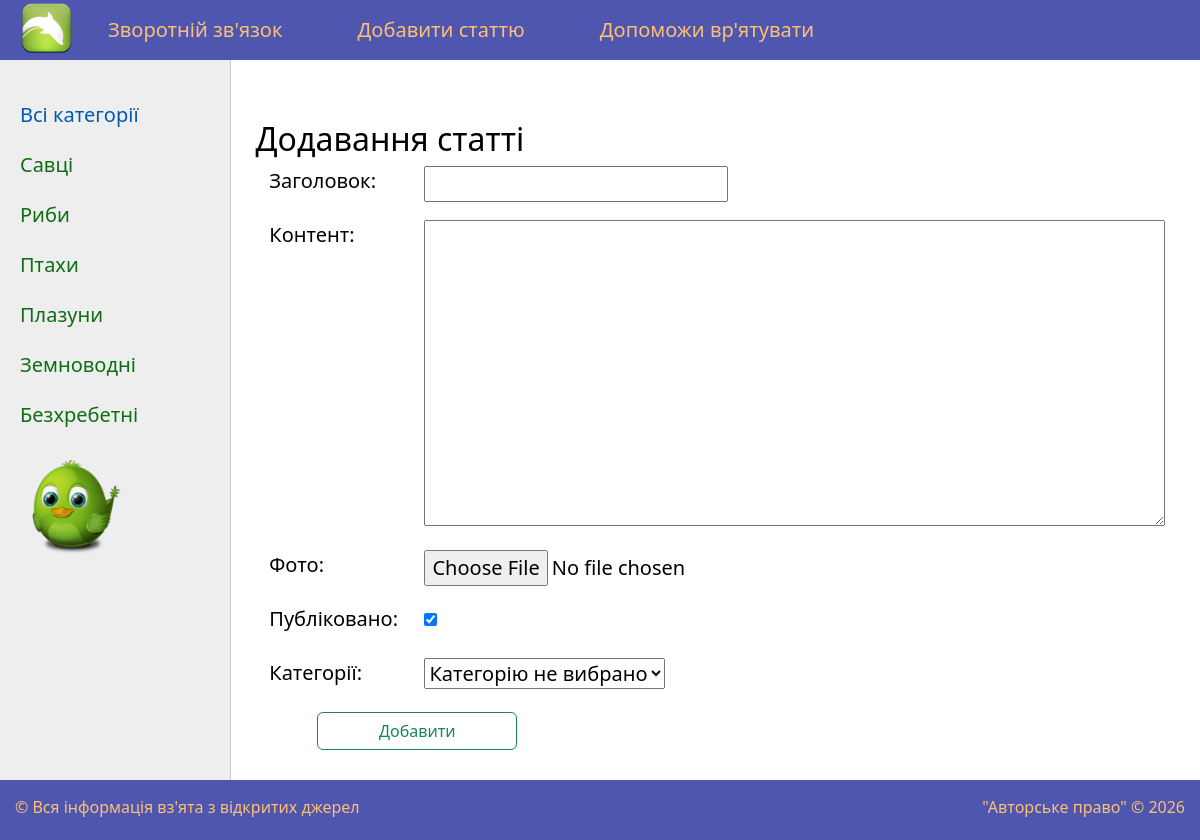
Screenshot of /add_page/ (signed in) with the database file from the repository.
### animal/models.py (models this page shows)
class Category(models.Model):
    name = models.CharField(max_length=100, db_index=True, verbose_name='Категорія')
    slug = models.SlugField(max_length=255, unique=True, db_index=True, verbose_name='URL')
    def __str__(self):
        return self.name
    def get_absolute_url(self):
        return reverse('category', kwargs={'cat_slug': self.slug})
    class Meta:
        verbose_name ='Категорії'
        verbose_name_plural = 'Категорії'
        ordering = ['id']

### animal/views.py (the view, shortened to what this page needs)
# urls.py: path('add_page/', AddPage.as_view(), name='add_page'),
class AddPage(LoginRequiredMixin, DataMixin, CreateView):
    form_class = AddPostForm
    template_name = 'animal/addpage.html'
    success_url = reverse_lazy('home')
    login_url = reverse_lazy('home')
    def get_context_data(self, *, object_list=None, **kwargs):
        context = super().get_context_data(**kwargs)
        c_def = self.get_user_context(title="Додавання статті", update_flag=False)
        return dict(list(context.items()) + list(c_def.items()))

### animal/forms.py (shortened to what this page needs)
class AddPostForm(forms.ModelForm):
    def __init__(self, *args, **kwargs):
        super().__init__(*args, **kwargs)
        self.fields['cat'].empty_label = 'Категорію не вибрано'  # міняємо властивість форми при створенні
    class Meta:
        model = Animal
        fields = ['title', 'content', 'photo', 'is_published', 'cat']
        widgets = {
            'content': forms.Textarea(attrs={'cols': 60, 'rows': 10}),
        }

### animal/utils.py (called while the page is built)
    def get_user_context(self, flag=True, **kwargs):
        context = kwargs
        cats = Category.objects.all()
        user_menu = menu.copy()
        if not self.request.user.is_authenticated:
            user_menu.pop(1)
        context['menu'] = user_menu
        context['cats'] = cats
        context['year'] = datetime.now().year
        if 'cat_selected' not in context and flag:
            context['cat_selected'] = 0
        return context

### animal/templates/animal/addpage.html (shortened to what this page needs)
{% extends 'animal/base.html' %}
{% block content %}
<h1>{{title}}</h1>
<form method="post" enctype="multipart/form-data">
    {% for f in form %}
    <p><label class="form-label" for="{{f.id_for_label}}">{{f.label}}:</label> {{f}}</p>
    {% endfor %}
    {% if post_info.owner == user.username and update_flag %}
    <button class="btn btn-outline-success sub" type = "submit">Обновити</button>
    {% else %}
    <button class="btn btn-outline-success sub" type = "submit">Добавити</button>
    {% endif %}
</form>
<br>
{% endblock %}

### animal/templates/animal/base.html (shortened to what this page needs)
<!DOCTYPE html>
{% load static %}
<html lang="uk">
<head>
    <link type="text/css" href="{% static 'animal/css/styles.css' %}" rel="stylesheet" />
    <link href="https://cdn.jsdelivr.net/npm/bootstrap@5.3.0/dist/css/bootstrap.min.css" rel="stylesheet">
</head>
<body>
<table id ="table-page" border=0 cellpadding="0" cellspacing="0">
<tr><td valign=top>
    <div id="header">
        <ul class="h_menu">
            <li class="logo"><a href="{% url 'home' %}"><div class="logo"></div></a></li>
            {% for m in menu %}
                <li ><a href="{% url m.url_name %}">{{m.title}}</a></li>
            {% endfor %}
        </ul>
    </div>
<table id="table-content" border=0 cellpadding="0" cellspacing="0">
<tr>
	<td valign="top" class="left-chapters">
	<ul id="leftchapters">
		{% if cat_selected == 0 %}
		<li class="selected">Всі категорії</li>
		{% else %}
		<li class="an"><a  href="{% url 'home' %}">Всі категорії</a></li>
		{% endif %}
        {% for c in cats %}
		{% if c.pk == cat_selected %}
		<li class="selected">{{ c.name }}</li>
		{% else %}
		<li  class="an"><a href="{{ c.get_absolute_url }}">{{ c.name }}</a></li>
		{% endif %}
		{% endfor %}
            <li class="animation"> </li>
        </ul>
    </td>
<td valign="top" class="content">
	<div class="content-text">
      {% block content %}
    {% endblock %}
	</div>
</td></tr></table>
</td></tr>
<tr><td valign=top>
    <div id ="footer">
        <p>&copy; Вся інформація вз'ята з відкритих джерел <span class="right">"Авторське право" &copy; {{ year }}</span></p>
    </div>
</td></tr></table>
</body>
</html>

### animal/static/animal/css/styles.css (style rules this page uses)
html, body { font-family: Comic Sans MS, Comic Sans, cursive; margin: 0; padding: 0; height: 100%; width: 100%; }
#header, #footer { background: #4f56b0; height: 60px; }
.logo { background: url('../images/logos.png') no-repeat; background-size: cover; width: 53px; height: 53px; transition: .3s; }
ul.h_menu { list-style: none; margin: 0; padding: 0; height: 55px; color: #fdc073; font-size: 20px; overflow: hidden; }
ul.h_menu li { float: left; margin: 15px 40px 0 35px; }
ul.h_menu li.logo { margin: 2px 0 0 20px; }
ul.h_menu li a { color: #fdc073; text-decoration: none; }
#table-page { width: 100%; height: 100%; vertical-align: top; }
#table-page tr { height: 100%; }
#table-content { width: 100%; min-height: 100%; height: 100%; padding-right: 1%; }
.left-chapters { width: 230px; margin: 0; background: #eee; border-right: 1px solid #ccc; min-height: 100%; }
.left-chapters ul { margin: 0; padding: 20px 10px 10px 20px; list-style: none; font-size: 20px; }
.left-chapters ul li.selected { color: #0059b2; }
.left-chapters ul li { margin: 20px 0 0 0; color: #135c25; }
#leftchapters li a, .on_post, .on_post-info { color: #0f6e14; text-decoration: none; }
.animation { background: url('../images/Arrioch-Birdie-Adium-Adium-Bird-Awake.128.png') no-repeat; background-size: cover; width: 110px; height: 110px; }
.content-text h1 { font-size: 32px; margin-left: 15px; }
.content-text { margin: 60px 0 0 10px; color: #000; font-size: 20px; }
#footer p { padding: 15px; color: #fdc073; }
.right { float:right; }
.form-label { margin-left:3%; display: inline-block; min-width: 150px; vertical-align: top; }
button.sub { margin-left:8%; min-width: 200px; font-size: 16px; }

### rows the page displays
Category: name "Савці"
Category: name "Риби"
Category: name "Птахи"
Category: name "Плазуни"
Category: name "Земноводні"
Category: name "Безхребетні"

### other values shown
{{ m.title }} "Зворотній зв'язок" "Добавити статтю" "Допоможи вр'ятувати"
{{ title }} "Додавання статті"
{{ f.label }} "Заголовок" "Контент" "Фото" "Публіковано" "Категорії"
{{ year }} "2026"
